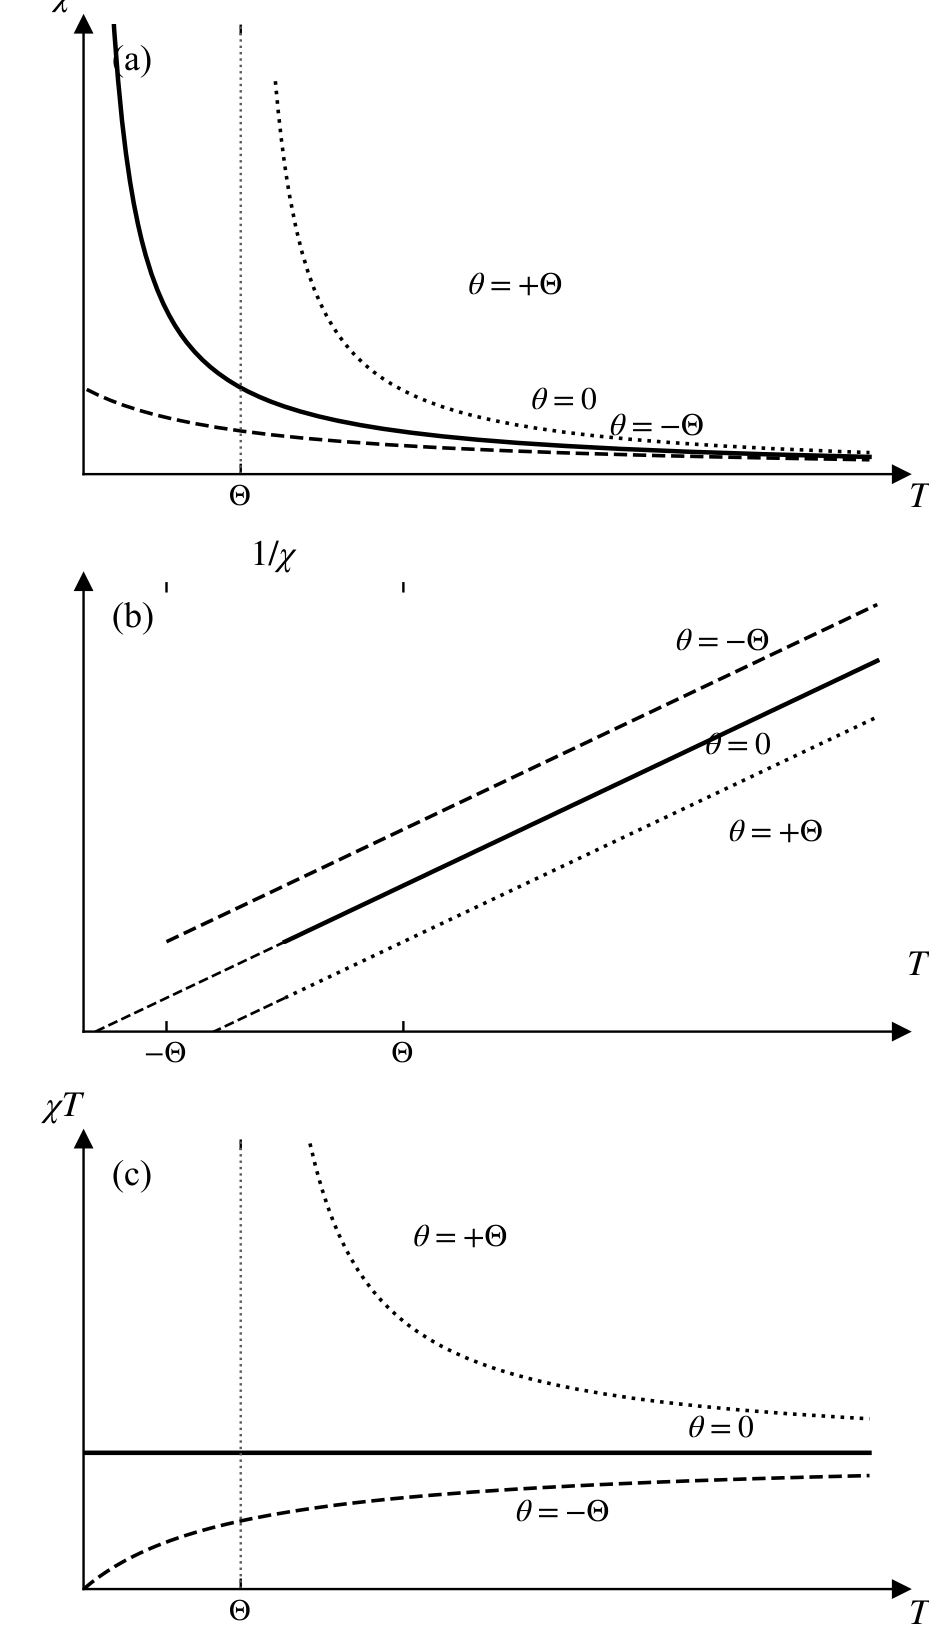

This chart was generated by the following Python code:
# -*- coding: utf-8 -*-
# 图 5.7 居里-外斯定律三视图：(a) chi(T) (b) 1/chi(T) (c) chi*T(T)，theta = 0, +-Theta
import sys
sys.path.insert(0, r'E:\AI整理书籍\磁学\book\fig_src')
import numpy as np
import matplotlib.pyplot as plt
from mplstyle import save_fig

fig, axs = plt.subplots(3, 1, figsize=(4.3, 7.6))


def arrow_axes(ax):
    ax.spines['top'].set_visible(False)
    ax.spines['right'].set_visible(False)
    ax.plot(1, 0, ">k", transform=ax.transAxes, clip_on=False, ms=5)
    ax.plot(0, 1, "^k", transform=ax.transAxes, clip_on=False, ms=5)


LS = {'p': ':', '0': '-', 'm': '--'}

# ---------- (a) chi vs T ----------
ax = axs[0]
arrow_axes(ax)
ax.text(0.035, 0.955, '(a)', transform=ax.transAxes, fontsize=12, va='top')
x = np.linspace(0.02, 5, 400)
ax.plot(x, 1.0 / x, LS['0'], lw=1.5, color='k')                # theta = 0
ax.plot(np.linspace(1.22, 5, 200), 1.0 / (np.linspace(1.22, 5, 200) - 1),
        LS['p'], lw=1.2, color='k')                            # theta = +Theta
ax.plot(x, 1.0 / (x + 1), LS['m'], lw=1.2, color='k')          # theta = -Theta
ax.axvline(1, ls=':', lw=0.8, color='0.35')
ax.set_xlim(0, 5.2); ax.set_ylim(0, 5.2)
ax.set_xticks([1]); ax.set_xticklabels([r'$\Theta$'])
ax.set_yticks([])
ax.text(5.25, -0.1, '$T$', ha='left', va='top', fontsize=12)
ax.text(-0.12, 5.3, r'$\chi$', ha='center', va='bottom', fontsize=12)
ax.text(2.45, 2.05, r'$\theta=+\Theta$', fontsize=10.5)
ax.text(2.85, 0.72, r'$\theta=0$', fontsize=10.5)
ax.text(3.35, 0.42, r'$\theta=-\Theta$', fontsize=10.5)
ax.text(0.03, 0.93, 'thick: solid' if False else '', transform=ax.transAxes)

# ---------- (b) 1/chi vs T ----------
ax = axs[1]
arrow_axes(ax)
ax.text(0.035, 0.955, '(b)', transform=ax.transAxes, fontsize=12, va='top')
xs = np.linspace(0, 5, 100)
ax.plot(xs, xs, LS['0'], lw=1.5, color='k')
# theta=0 line through origin, dashed into T<0
ax.plot(np.linspace(-1.6, 0, 20), np.linspace(-1.6, 0, 20), '--', lw=0.9, color='k')
# theta=+Theta: zero at +1, dashed extension on T<0
xp = np.linspace(0, 5, 100)
ax.plot(xp, xp - 1, LS['p'], lw=1.2, color='k')
ax.plot(np.linspace(-1.6, 0, 20), np.linspace(-1.6, 0, 20) - 1, '--', lw=0.9, color='k')
# theta=-Theta: zero at -1
xm = np.linspace(-1, 5, 100)
ax.plot(xm, xm + 1, LS['m'], lw=1.2, color='k')
ax.set_xlim(-1.7, 5.2); ax.set_ylim(-1.6, 6.4)
ax.set_xticks([-1, 1]); ax.set_xticklabels([r'$-\Theta$', r'$\Theta$'])
ax.set_yticks([])
ax.text(5.25, -0.15, '$T$', ha='left', va='top', fontsize=12)
ax.text(-0.10, 6.5, r'$1/\chi$', ha='center', va='bottom', fontsize=12)
ax.text(3.30, 5.15, r'$\theta=-\Theta$', fontsize=10.5)
ax.text(3.55, 3.30, r'$\theta=0$', fontsize=10.5)
ax.text(3.75, 1.75, r'$\theta=+\Theta$', fontsize=10.5)

# ---------- (c) chi*T vs T ----------
ax = axs[2]
arrow_axes(ax)
ax.text(0.035, 0.955, '(c)', transform=ax.transAxes, fontsize=12, va='top')
ax.plot(np.linspace(0, 5, 50), np.full(50, 1.0), LS['0'], lw=1.5, color='k')
xp = np.linspace(1.33, 5, 300)
ax.plot(xp, xp / (xp - 1), LS['p'], lw=1.2, color='k')
ax.plot(np.linspace(0, 5, 100), np.linspace(0, 5, 100) /
        (np.linspace(0, 5, 100) + 1), LS['m'], lw=1.2, color='k')
ax.axvline(1, ls=':', lw=0.8, color='0.35')
ax.set_xlim(0, 5.2); ax.set_ylim(0, 3.3)
ax.set_xticks([1]); ax.set_xticklabels([r'$\Theta$'])
ax.set_yticks([])
ax.text(5.25, -0.08, '$T$', ha='left', va='top', fontsize=12)
ax.text(-0.12, 3.4, r'$\chi T$', ha='center', va='bottom', fontsize=12)
ax.text(2.10, 2.50, r'$\theta=+\Theta$', fontsize=10.5)
ax.text(3.85, 1.10, r'$\theta=0$', fontsize=10.5)
ax.text(2.75, 0.48, r'$\theta=-\Theta$', fontsize=10.5)

fig.subplots_adjust(left=0.09, right=0.97, top=0.985, bottom=0.032, hspace=0.24)
save_fig(fig, 'ch5', 'fig5_07')
